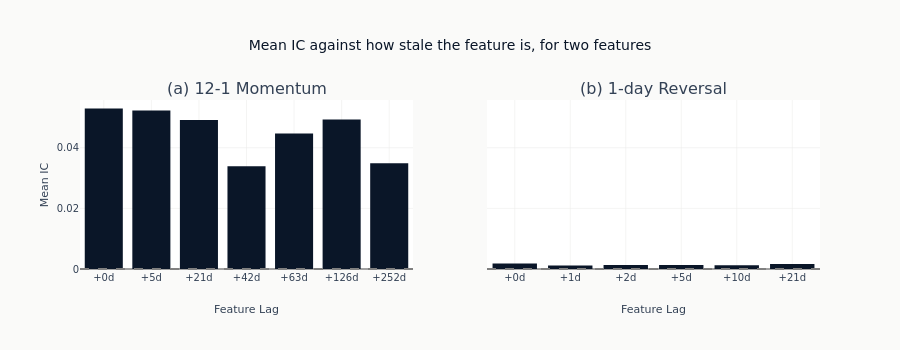

The code cell stored with this chart in its notebook:
### Code cell
# Side-by-side timing placebo visualization
fig = make_subplots(
    rows=1,
    cols=2,
    subplot_titles=["(a) 12-1 Momentum", "(b) 1-day Reversal"],
    shared_yaxes=True,
)

for i, feat_col in enumerate(FEATURES):
    lag_df = timing[feat_col]["lag_df"]
    fig.add_trace(
        go.Bar(
            x=[f"+{lag}d" for lag in lag_df["lag"].to_list()],
            y=lag_df["ic"].to_list(),
            marker_color=COLORS["blue"],
            showlegend=False,
        ),
        row=1,
        col=i + 1,
    )
    fig.add_hline(y=0, line_dash="dash", line_color="gray", row=1, col=i + 1)

fig.update_layout(
    height=350,
    title="Mean IC against how stale the feature is, for two features",
)
fig.update_yaxes(title_text="Mean IC", row=1, col=1)
fig.update_xaxes(title_text="Feature Lag", row=1, col=1)
fig.update_xaxes(title_text="Feature Lag", row=1, col=2)
show_plotly_with_alt(
    fig,
    alt=(
        "Two bar panels sharing a vertical IC axis, showing what happens to each "
        "feature's mean IC as the feature is deliberately made stale. The left panel, "
        "12-1 momentum, has tall bars at every lag from zero out to 252 days: the tallest "
        "is at lag zero, and the rest sit between about two thirds and nine tenths of it "
        "with no clear downward trend. The right panel, one-day reversal, has bars so "
        "short they are barely distinguishable from the dashed zero line at every lag, "
        "including lag zero."
    ),
)

### Figure 1 — Plotly figure (JSON) as saved in the notebook; plotly's stock layout.template omitted (floating-point values rounded to 4 significant figures)
{"data": [{"marker": {"color": "#0a1628"}, "showlegend": false, "type": "bar", "x": ["+0d", "+5d", "+21d", "+42d", "+63d", "+126d", "+252d"], "xaxis": "x", "y": [0.05295, 0.0523, 0.04912, 0.03388, 0.04467, 0.04931, 0.03487], "yaxis": "y"}, {"marker": {"color": "#0a1628"}, "showlegend": false, "type": "bar", "x": ["+0d", "+1d", "+2d", "+5d", "+10d", "+21d"], "xaxis": "x2", "y": [0.001777, 0.001145, 0.001327, 0.001322, 0.001274, 0.001679], "yaxis": "y2"}], "layout": {"annotations": [{"font": {"size": 16}, "showarrow": false, "text": "(a) 12-1 Momentum", "x": 0.225, "xanchor": "center", "xref": "paper", "y": 1.0, "yanchor": "bottom", "yref": "paper"}, {"font": {"size": 16}, "showarrow": false, "text": "(b) 1-day Reversal", "x": 0.775, "xanchor": "center", "xref": "paper", "y": 1.0, "yanchor": "bottom", "yref": "paper"}], "height": 350, "shapes": [{"line": {"color": "gray", "dash": "dash"}, "type": "line", "x0": 0, "x1": 1, "xref": "x domain", "y0": 0, "y1": 0, "yref": "y"}, {"line": {"color": "gray", "dash": "dash"}, "type": "line", "x0": 0, "x1": 1, "xref": "x2 domain", "y0": 0, "y1": 0, "yref": "y2"}], "title": {"text": "Mean IC against how stale the feature is, for two features"}, "xaxis": {"anchor": "y", "domain": [0.0, 0.45], "title": {"text": "Feature Lag"}}, "xaxis2": {"anchor": "y2", "domain": [0.55, 1.0], "title": {"text": "Feature Lag"}}, "yaxis": {"anchor": "x", "domain": [0.0, 1.0], "title": {"text": "Mean IC"}}, "yaxis2": {"anchor": "x2", "domain": [0.0, 1.0], "matches": "y", "showticklabels": false}}}
